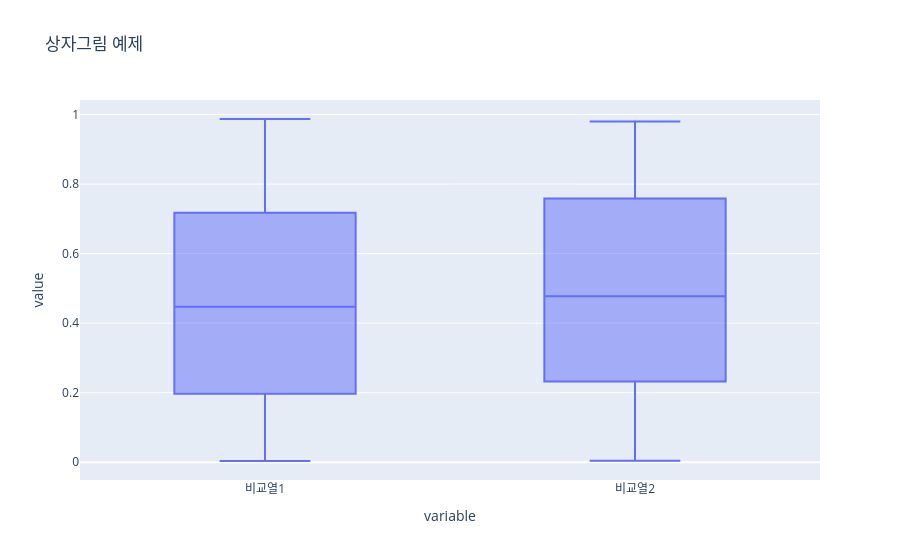

Notebook source saved alongside this figure:
### Code cell
# 

df = pd.DataFrame({
    "비교열1" : np.random.rand(100),
    "비교열2" : np.random.rand(100)
})

fig = px.box(
    df,
    y = ["비교열1","비교열2"],
    title = "상자그림 예제"
)
fig.show()

### Figure 1 — Plotly figure (JSON) as saved in the notebook; plotly's stock layout.template omitted (floating-point values rounded to 4 significant figures; data arrays with more than 128 entries replaced by an {"elided": "..."} marker saying what was removed)
{"data": [{"alignmentgroup": "True", "hovertemplate": "variable=%{x}<br>value=%{y}<extra></extra>", "legendgroup": "", "marker": {"color": "#636efa"}, "name": "", "notched": false, "offsetgroup": "", "orientation": "v", "showlegend": false, "type": "box", "x": {"elided": "200 str values"}, "x0": " ", "xaxis": "x", "y": {"elided": "200 float values"}, "y0": " ", "yaxis": "y"}], "layout": {"boxmode": "group", "legend": {"tracegroupgap": 0}, "title": {"text": "상자그림 예제"}, "xaxis": {"anchor": "y", "domain": [0, 1], "title": {"text": "variable"}}, "yaxis": {"anchor": "x", "domain": [0, 1], "title": {"text": "value"}}}}
